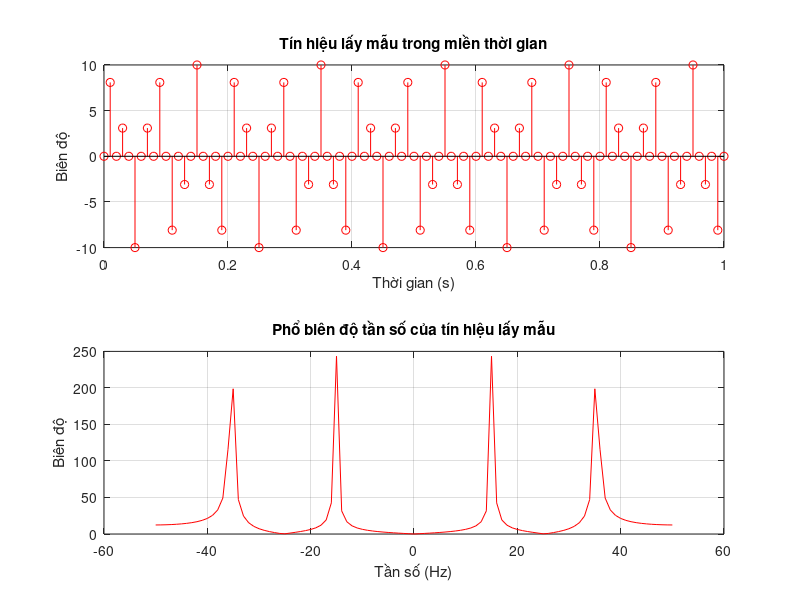

Source code (MATLAB):
% Định nghĩa tín hiệu
t = 0:0.0001:1; % Tạo vector thời gian từ 0 đến 1 giây với bước là 0.0001 giây
x = 10*sin(50*pi*t).*cos(20*pi*t); % Tín hiệu x(t)

% Tìm tần số lớn nhất của tín hiệu
f1 = (50*pi)/(2*pi); % Tần số của thành phần sin
f2 = (20*pi)/(2*pi); % Tần số của thành phần cos
f_max = max(f1, f2); % Tần số lớn nhất của tín hiệu

% Tần số lấy mẫu lớn hơn 3 lần f_max
fs_high = 4 * f_max; % Tần số lấy mẫu lớn hơn 3 lần f_max
Ts_high = 1/fs_high; % Chu kỳ lấy mẫu
n_high = 0:Ts_high:1; % Vector thời gian lấy mẫu
x_high = 10*sin(50*pi*n_high).*cos(20*pi*n_high); % Tín hiệu lấy mẫu

% Tính biến đổi Fourier rời rạc của tín hiệu lấy mẫu
X_high = fft(x_high); % Biến đổi Fourier rời rạc

% Tạo vector tần số
f_axis_high = linspace(-fs_high/2, fs_high/2, length(x_high)); 

% Vẽ tín hiệu và phổ biên độ tần số
figure;

% Vẽ tín hiệu lấy mẫu
subplot(2,1,1);
stem(n_high, x_high, 'r');
title('Tín hiệu lấy mẫu trong miền thời gian');
xlabel('Thời gian (s)');
ylabel('Biên độ');
grid on;

% Vẽ phổ biên độ
subplot(2,1,2);
plot(f_axis_high, abs(fftshift(X_high)), 'r');
title('Phổ biên độ tần số của tín hiệu lấy mẫu');
xlabel('Tần số (Hz)');
ylabel('Biên độ');
grid on;


